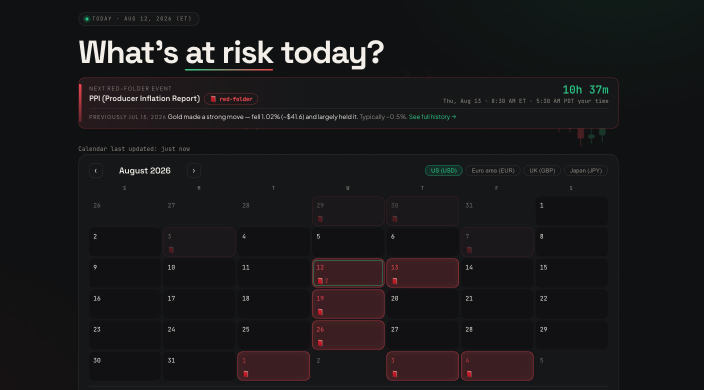
#> input picture images/marketready.jpg, 1408 x 779 px, given in place of marketready_banner_1200x630.png, which was not available (shown at 1/2 size)
$ python make-portfolio-covers.py
#> lines starting #> are read from the running program, lines starting #| are printed output that depends on the picture; pictures that were not available may be replaced by others from this repository, and a replacement may not be noted
#!/usr/bin/env python3
"""Redraw the client cover images for the portfolio carousel and work page.

    python3 tools/make-portfolio-covers.py

Writes images/marketready-cover.png, images/floralsromero-cover.png and
images/golden-ridge-cover.png: 1200x630, each project's mark in its own original ink on a *transparent*
background.

The background isn't baked in on purpose. Each client's ground colour is
painted behind the image by CSS (the .brand-cover-* rules in styles.css), so it fills whatever shape the card's
image area takes at any screen width, right into the card's rounded corners,
without cropping the mark the way object-fit: cover would.

  * FloralsRomero: her signature is redrawn from the traced path in her site's
    index.html (no cut-out, so no fringe), in the same deep-rose ramp her own
    social card uses.
  * Golden Ridge: the transparent logo their site already ships, set at the
    width their social card uses.
  * MarketReady: lifted off its own social banner, which draws the logo on a
    flat #080809 panel with baked-in rounded corners and a border. The logo
    comes off by colour-to-alpha; the panel's border and corners are dropped.

Both client repos are read in place; nothing here is copied by hand.
"""

import pathlib

import numpy as np
from PIL import Image, ImageChops, ImageDraw

ROOT = pathlib.Path(__file__).resolve().parent.parent
DESKTOP = pathlib.Path.home() / "Desktop"
FLORALS_INDEX = DESKTOP / "Customer Websites " / "FloralsRomero" / "public" / "index.html"
GOLDEN_LOGO = DESKTOP / "Golden Ridge" / "images" / "golden-ridge-landscaping-logo.webp"
MARKET_BANNER = DESKTOP / "MarketReady.Trade" / "public" / "media" / "marketready_banner_1200x630.png"

W, H = 1200, 630
SS = 4  # supersample factor for the signature

# FloralsRomero site.css: the deepest three of Zaira's five paint codes, the
# same ramp her make-og-card.py inks the social card with.
ROSE_1 = (138, 90, 88)
ROSE_2 = (170, 122, 119)
ROSE_3 = (196, 140, 139)


def florals_cover():
    import re

    m = re.search(r'<path class="mk"[^>]*\sd="([^"]+)"', FLORALS_INDEX.read_text())
    subpaths, current = [], []
    for cmd, nums in re.findall(r"([MLZ])([^MLZ]*)", m.group(1)):
        if cmd == "Z":
            if len(current) >= 3:
                subpaths.append(current)
            current = []
            continue
        vals = [float(v) for v in nums.replace(",", " ").split()]
        current.extend(zip(vals[0::2], vals[1::2]))
    if len(current) >= 3:
        subpaths.append(current)

    # Same size and evenodd XOR as her make-og-card.py, so the mark is framed
    # exactly as it was on the cream card.
    sig_w = 700
    s = sig_w * SS / 1000.0
    acc = Image.new("1", (sig_w * SS, round(372 * s)), 0)
    for pts in subpaths:
        layer = Image.new("1", acc.size, 0)
        ImageDraw.Draw(layer).polygon([(x * s, y * s) for x, y in pts], fill=1)
        acc = ImageChops.logical_xor(acc, layer)
    mask = acc.convert("L").resize((sig_w, round(372 * sig_w / 1000)), Image.LANCZOS)

    # Deep-to-lighter across the stroke, as on her own social card.
    t = np.linspace(0, 1, mask.width)[:, None]
    stops = [(0.0, ROSE_1), (0.55, ROSE_2), (1.0, ROSE_3)]
    row = np.zeros((mask.width, 3))
    for (t0, c0), (t1, c1) in zip(stops, stops[1:]):
        k = np.clip((t - t0) / (t1 - t0), 0, 1)
        seg = (t[:, 0] >= t0) & (t[:, 0] <= t1)
        row[seg] = (np.array(c0) + (np.array(c1) - np.array(c0)) * k)[seg]
    ink = np.repeat(row[None, :, :], mask.height, axis=0).astype(np.uint8)
    sig = Image.fromarray(ink).convert("RGBA")
    sig.putalpha(mask)

    card = Image.new("RGBA", (W, H), (0, 0, 0, 0))
    box = mask.getbbox()
    x = (W - (box[2] - box[0])) // 2 - box[0]
    y = (H - (box[3] - box[1])) // 2 - box[1]
    card.alpha_composite(sig, (x, y))
    return card


def golden_cover():
    logo = Image.open(GOLDEN_LOGO).convert("RGBA")

    # Their og card sets the logo ~980px wide on 1200; match it.
    target_w = 980
    logo = logo.resize((target_w, round(logo.height * target_w / logo.width)), Image.LANCZOS)
    card = Image.new("RGBA", (W, H), (0, 0, 0, 0))
    card.alpha_composite(logo, ((W - logo.width) // 2, (H - logo.height) // 2))
    return card


def marketready_cover():
    """Colour-to-alpha against the banner's flat panel.

    Every pixel of the logo's anti-aliased edge is a blend of a logo colour and
    the panel: p = a*fg + (1-a)*bg. Knowing bg, the smallest a that keeps fg a
    valid colour is how far p has moved from bg, as a fraction of how far it
    *could* move in that direction. That recovers soft edges exactly, where a
    plain "is it background? then clear it" test would leave a dark fringe."""
    px = np.asarray(Image.open(MARKET_BANNER).convert("RGB"), dtype=np.float32)
    bg = np.array([8, 8, 9], dtype=np.float32)

    diff = px - bg
    room = np.where(diff >= 0, 255 - bg, bg)
    alpha = (np.abs(diff) / room).max(axis=2, keepdims=True)
    fg = bg + diff / np.maximum(alpha, 1e-6)

    # The banner's own rounded corners and 1px border sit in the outer ~20px;
    # the logo is nowhere near them (its ink spans rows ~275-354). Drop that
    # frame so the card's corners are the only ones.
    alpha[:40, :] = 0
    alpha[-40:, :] = 0
    alpha[:, :40] = 0
    alpha[:, -40:] = 0

    out = np.concatenate([np.clip(fg, 0, 255), alpha * 255], axis=2)
    return Image.fromarray(out.round().astype(np.uint8))


def main():
    for name, make in (
        ("marketready-cover.png", marketready_cover),
        ("floralsromero-cover.png", florals_cover),
        ("golden-ridge-cover.png", golden_cover),
    ):
        out = ROOT / "images" / name
        make().save(out, optimize=True)
        print(f"wrote {out.relative_to(ROOT)}  {W}x{H}  {out.stat().st_size // 1024} KB")
#> this loop made 2 passes
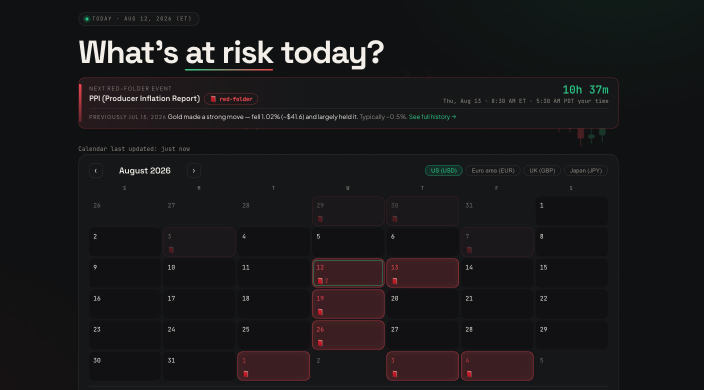
#> input picture images/marketready.jpg, 1408 x 779 px, given in place of marketready_banner_1200x630.png, which was not available (shown at 1/2 size)
#> pass 1, in marketready_cover, `room = np.where(diff >= 0, 255 - bg, bg)`:
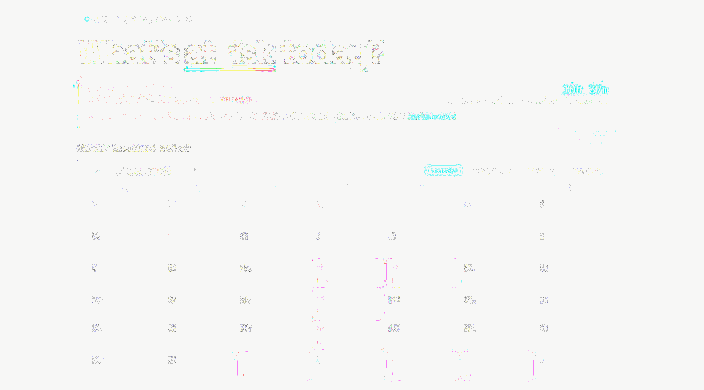
#> room: shape (779, 1408, 3) float32 (shown at 1/2 size); mean R, G, B 243.1, 243.3, 243
#> pass 1, in marketready_cover, `alpha = (np.abs(diff) / room).max(axis=2, keepdims=True)`:
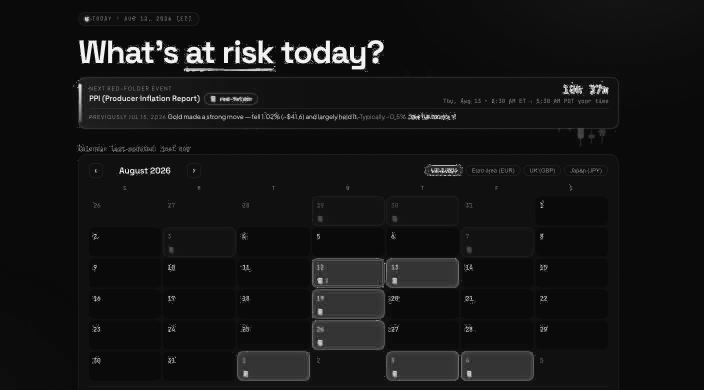
#> alpha: shape (779, 1408, 1) float32 (shown at 1/2 size); min 0.00405, max 1, mean 0.0805


if __name__ == "__main__":
#> (the run stopped early here; a loop or call above may not have finished)
